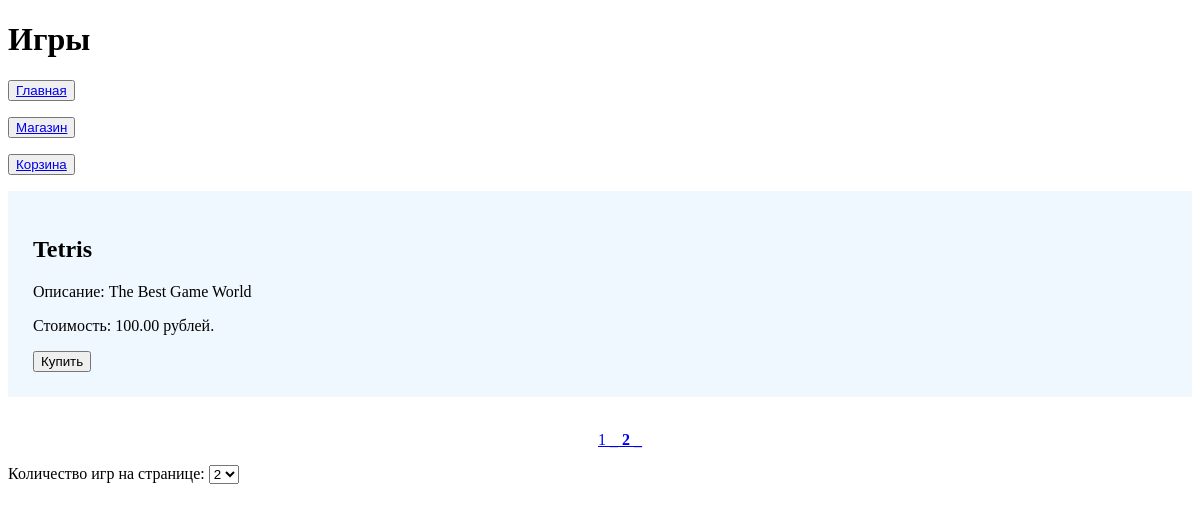
The page /shop_template/?page=3 on the database as committed earlier.
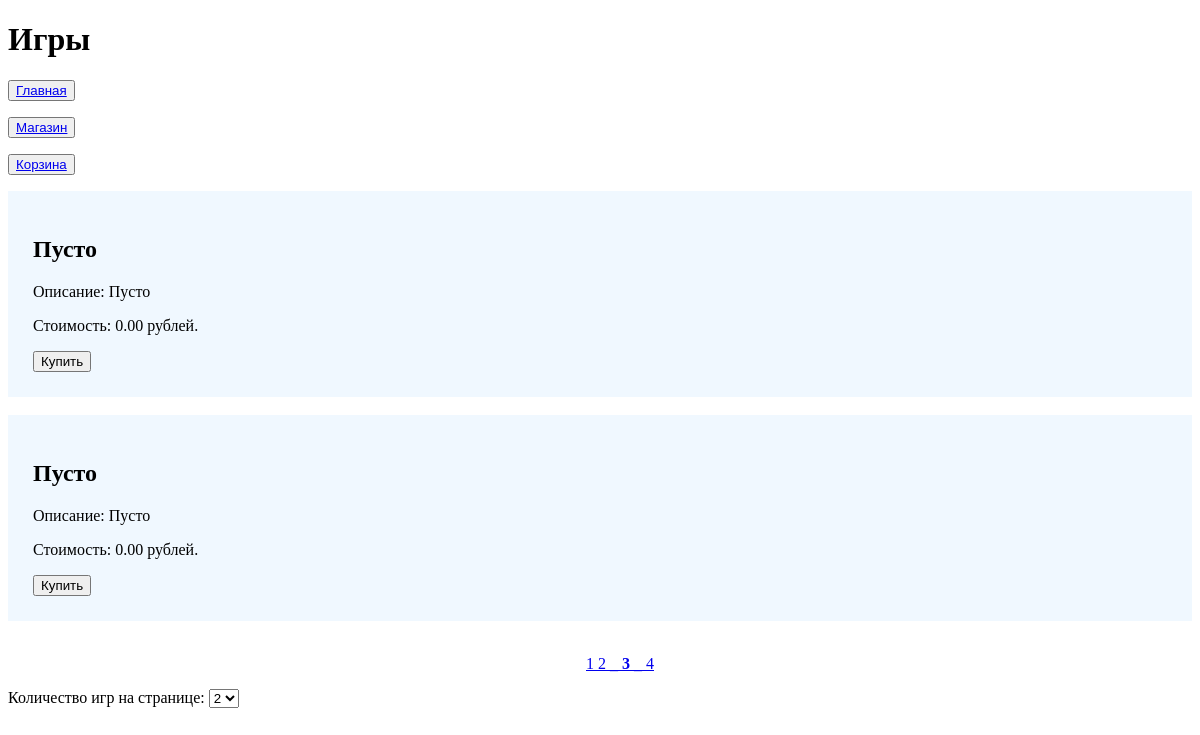
The same page on the database as committed later.
### task1/models.py (models this page shows, shortened)
class Game(models.Model):
    title = models.CharField(max_length=50)
    cost = models.DecimalField(max_digits=12, decimal_places=2)
    size = models.DecimalField(max_digits=12, decimal_places=2)
    description = models.TextField()
    age_limited = models.BooleanField(default=False)
    buyer = models.ManyToManyField(Buyer)

### task1/views.py (the view)
# urls.py: path('shop_template/', shop_template),
def shop_template(request):
    global numbers_of_page
    if request.method == 'POST' and request.POST.get('numbers_of_page') != None:
        numbers_of_page = request.POST.get('numbers_of_page')
    pagename = 'Игры'
    games = Game.objects.all()
    paginator = Paginator(games, numbers_of_page)
    page_number = request.GET.get('page')
    page_obj = paginator.get_page(page_number)
    context = {
        'games': games,
        'pagename': pagename,
        'page_obj': page_obj,
        'numbers_of_page': numbers_of_page,
    }
    return render(request, 'shop_template.html', context)

### templates/shop_template.html (shortened to what this page needs)
{% extends "menu.html" %}
{% block pagename %}
    {{ block.super }}
{% endblock %}
{% block menu %}
    {{ block.super }}
{% endblock %}
{% block content %}
<div class="row">
    {% for game in page_obj %}
        <div class="bg-blue">
            <h2> {{ game.title }} </h2>
            <p> Описание: {{game.description}} </p>
            <p> Стоимость: {{game.cost}} рублей. </p>
            <button> Купить </button>
        </div>
        <br>
    {% endfor %}
</div>
{% if page_obj.has_other_pages %}
    <nav class="pagination, pag_centr">
        <ul class="pagination">
            {% for i in page_obj.paginator.page_range %}
                {% if page_obj.number == i %}
                    <b><a class="page-link" href="#" > _ {{ i }} _  </a></b>
                {% else %}
                    <a class="page-link" href="?page={{ i }}">     {{ i }}     </a>
                {% endif %}
            {% endfor %}
        </ul>
    </nav>
{% endif %}
<form method="post">
    <label for="numbers_of_page">Количество игр на странице:</label>
    <select name="numbers_of_page" id="numbers_of_page" onchange="form.submit()">
        <option selected="selected"> {{ numbers_of_page }} </option>
    </select>
</form>
{% endblock %}

Rows that differ between the two databases and show on the page:
no longer on this page (row edited): Game: title "Tetris", description "The Best Game World", cost "100.00"
added Game: title "Пусто", description "Пусто", cost "0.00"
added Game: title "Пусто", description "Пусто", cost "0.00"
Other text that changed with them:
list line gone: "_ 2 _"
new list line: "2"
new list line: "_ 3 _"
new list line: "4"
